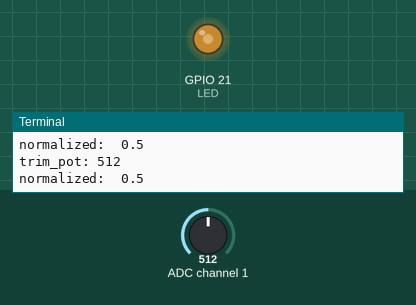
Recording of a program running on a simulated Raspberry Pi (BCM pin numbers). Shown: output pins drawn as LEDs (lit = HIGH), the last lines printed to the terminal. The test bench sets the inputs (shaded band); at power-on: ADC channel 1 = 512 (analog values on the 0–1023 scale). Pins used as bus, display or sensor lines are not drawn.

Above: at 1.2 s.
1.3 s: ADC channel 1 set to 716
At 2.5 s:
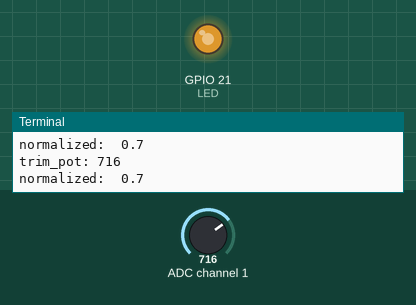
3.0 s: ADC channel 1 set to 900
At 3.7 s:
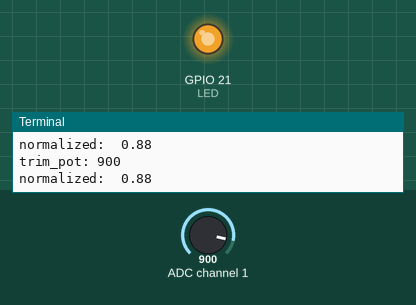
4.5 s: ADC channel 1 set to 122
At 4.9 s:
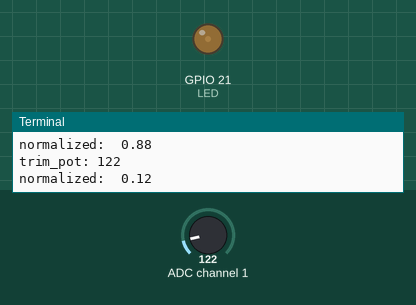
6.0 s: ADC channel 1 set to 0
At 7.2 s:
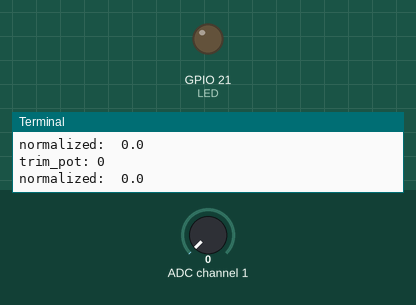
7.5 s: ADC channel 1 set to 511
At 8.5 s:
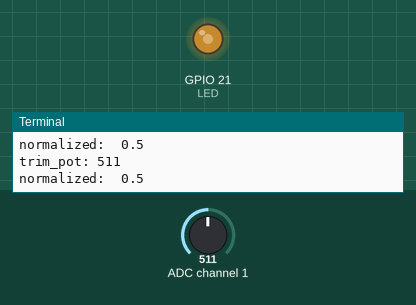
Timing chart, 0 to 10.0 s (numbered marks = the images above; inputs shaded):
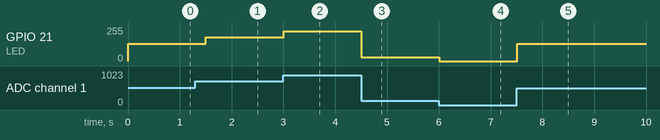

Measured:
- after the input at 1.3 s, GPIO 21 (LED): 128/255 → 179/255 after 0.20 s
- after the input at 3.0 s, GPIO 21 (LED): 179/255 → 224/255 at once
- after the input at 4.5 s, GPIO 21 (LED): 224/255 → 28/255 at once
- after the input at 6.0 s, GPIO 21 (LED): 28/255 → 0/255 at once
- after the input at 7.5 s, GPIO 21 (LED): 0/255 → 128/255 at once

The program:

spi_cds_led.py
```python
# (licence header left out)
# Written by Limor "Ladyada" Fried for Adafruit Industries, (c) 2015
# This code is released into the public domain
# Modified by Johannes "Knight of Pi" Bergs for displaying state with LED
# and modified for import as module.
#http://www.knight-of-pi.org/reading-an-analog-potentiometer-with-the-ad-converter-mcp3008-and-spi/
#https://www.raspberrypi-spy.co.uk/2014/08/enabling-the-spi-interface-on-the-raspberry-pi/
from time import sleep

import RPi.GPIO as GPIO

GPIO.setmode(GPIO.BCM)
GPIO.cleanup()
# init LED pwm
LED = 21

GPIO.setup(LED, GPIO.OUT)

pwm_LED = GPIO.PWM(LED, 100)
pwm_LED.start(0)


# freely chosen SPI pins
SPICLK = 11
SPIMISO = 9
SPIMOSI = 10
SPICS = 8

# set up the SPI interface pins
GPIO.setup([SPIMOSI, SPICLK, SPICS], GPIO.OUT)
GPIO.setup(SPIMISO, GPIO.IN)

# 10k trim pot connected to adc #0
potentiometer_adc = 1;


# read SPI data from MCP3008 chip, 8 possible adc's (0 thru 7)
def readadc(adcnum, clockpin, mosipin, misopin, cspin):
        if ((adcnum > 7) or (adcnum < 0)):
                return -1
        GPIO.output(cspin, True)

        GPIO.output(clockpin, False)  # start clock low
        GPIO.output(cspin, False)     # bring CS low

        commandout = adcnum
        commandout |= 0x18  # start bit + single-ended bit
        commandout <<= 3    # we only need to send 5 bits here
        for i in range(5):
                if (commandout & 0x80):
                        GPIO.output(mosipin, True)
                else:
                        GPIO.output(mosipin, False)
                commandout <<= 1
                GPIO.output(clockpin, True)
                GPIO.output(clockpin, False)

        adcout = 0
        # read in one empty bit, one null bit and 10 ADC bits
        for i in range(12):
                GPIO.output(clockpin, True)
                GPIO.output(clockpin, False)
                adcout <<= 1
                if (GPIO.input(misopin)):
                        adcout |= 0x1

        GPIO.output(cspin, True)

        adcout >>= 1       # first bit is 'null' so drop it
        return adcout

def read_potentiometer():
    trim_pot = readadc(potentiometer_adc, SPICLK, SPIMOSI, SPIMISO, SPICS)
    return round(trim_pot / 1024.0, 2)


if __name__ == "__main__":
    import time

    while True:
        trim_pot = readadc(potentiometer_adc, SPICLK, SPIMOSI, SPIMISO, SPICS)
        print("trim_pot:", trim_pot)
        print("normalized: ", round(trim_pot / 1024.0, 2))
        # display with LED in 100 steps
        pwm_LED.ChangeDutyCycle(int(trim_pot/10.2))
        time.sleep(0.5)
```
